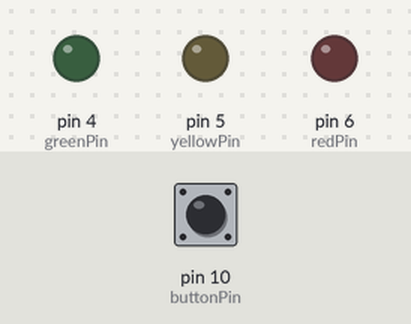
Simulated run of this sketch. Board: Arduino Uno, built with avr-gcc and run on an emulated ATmega328P. Shown: output pins drawn as LEDs (lit = HIGH). The test bench sets the inputs (shaded band); at power-on: pin 10 (buttonPin) LOW.

Above: at 1.2 s.
1.3 s: pin 10 (buttonPin) pulled HIGH for 3.2 s
At 5.0 s:
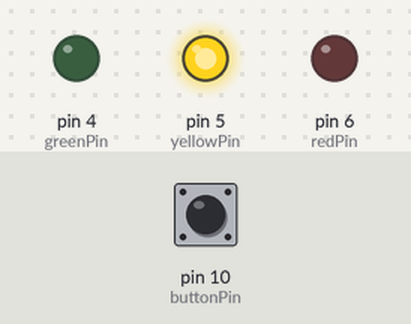
6.0 s: pin 10 (buttonPin) pulled HIGH for 0.15 s
At 6.3 s:
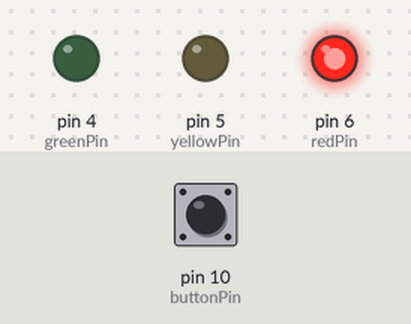
7.6 s: pin 10 (buttonPin) pulled HIGH for 1 s
At 8.7 s:
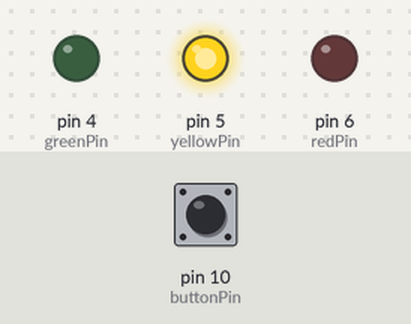
Timing chart, 0 to 10.6 s (numbered marks = the images above; inputs shaded):
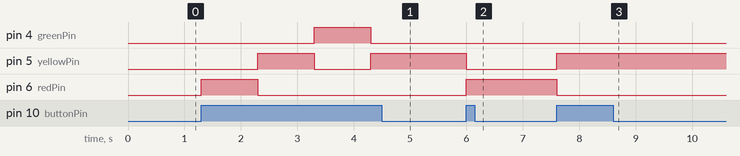

Measured:
- after the input at 1.3 s, pin 4 (greenPin): LOW → HIGH after 2.0 s, → LOW 1.0 s later; pin 5 (yellowPin): LOW → HIGH after 1.0 s, → LOW 1.0 s later, → HIGH 1.0 s later; pin 6 (redPin): LOW → HIGH at once, → LOW 1.0 s later
- after the input at 6.0 s, pin 5 (yellowPin): HIGH → LOW at once; pin 6 (redPin): LOW → HIGH at once
- after the input at 7.6 s, pin 5 (yellowPin): LOW → HIGH at once; pin 6 (redPin): HIGH → LOW at once

The sketch:

Project_05_traffic_signal.ino
```cpp
/*######################  TRAFFIC SIGNAL EXAMPLE #################################
       This code is the first step in demonstrating creating a traffic signal
       with an arduino.  In this example we first create a sketch that cycles
       the traffic light from red-yellow-green-yellow and then back to red.

       This is done by creating a State table.  So we introduce how a state
       table works.


   From: Mike Myers (http://mikemyers.me)  @netnutmike
       Let's Make It Episode 6 (http://tech-zen.tv/index.php/shows/let-s-make-it/episodes/59-sensor-fun-with-arduino-1-massive-failure-but-4-successes-let-s-make-it-episode-6)

       http://tech-zen.tv

       For the sample code, show notes, contact information and many more
       videos, visit the show page at http://tech-zen.tv/letsmakeit

       Please subscribe to our YouTube channel or our netcasts at any of
       your favorite netcast / podcast outlets.

       We normally record Let's Make It live on Tuesday evenings around
       7pm eastern. You can watch it live by going to tech-zen.tv and clicking
       the live link at the top of the page.

       We also have a community setup for our viewers and listeners. You can
       join the community by going to community.tech-zen.tv.

       We love input on what you would like to know or if you have an idea for
       a new Let's Make it episode, you can contact us via email or phone at
       the show information page.
################################################################################*/

//Define the pins used for the LED's for Light 1
int redPin = 6;
int yellowPin = 5;
int greenPin = 4;

//Define the Pin used for the button
int buttonPin = 10;

//Define the variable that is used to remember the state of the light
int state = 0;

//=================================================================
//
// Function: setup
//
// Input: none
//
// Description:
//      In the setup routine, setup the pins for the input or
//      output depending on how they are going to be used
//=================================================================

void setup()
{
  pinMode(redPin, OUTPUT);
  pinMode(yellowPin, OUTPUT);
  pinMode(greenPin, OUTPUT);
  pinMode(buttonPin, INPUT);
}

//=================================================================
//
// Function: loop
//
// Input: none
//
// Description:
//      This function will continuosly loop.  If the button is
//      pressed it will cylcle through the 4 different states
//=================================================================

void loop()
{
  if (digitalRead(buttonPin))
  {
    if (state == 0)
    {
      setLights(HIGH, LOW, LOW);
      state = 1;                      //move to next state
    }
    else if (state == 1)
    {
      setLights(LOW, HIGH, LOW);
      state = 2;                      //move to next state
    }
    else if (state == 2)
    {
      setLights(LOW, LOW, HIGH);
      state = 3;                      //move to next state
    }
    else if (state == 3)
    {
      setLights(LOW, HIGH, LOW);
      state = 0;                      //start over
    }
    delay(1000);
  }
}

//=================================================================
//
// Function: setLights
//
// Input: Status of the Red, Yellow and Green Lights
//
// Description:
//      This function takes as input the state of each of the
//      colored LED's and turns them either on or off depending
//      on the status passed in.
//=================================================================

void setLights(int red, int yellow, int green)
{
  digitalWrite(redPin, red);
  digitalWrite(yellowPin, yellow);
  digitalWrite(greenPin, green);
}
```
